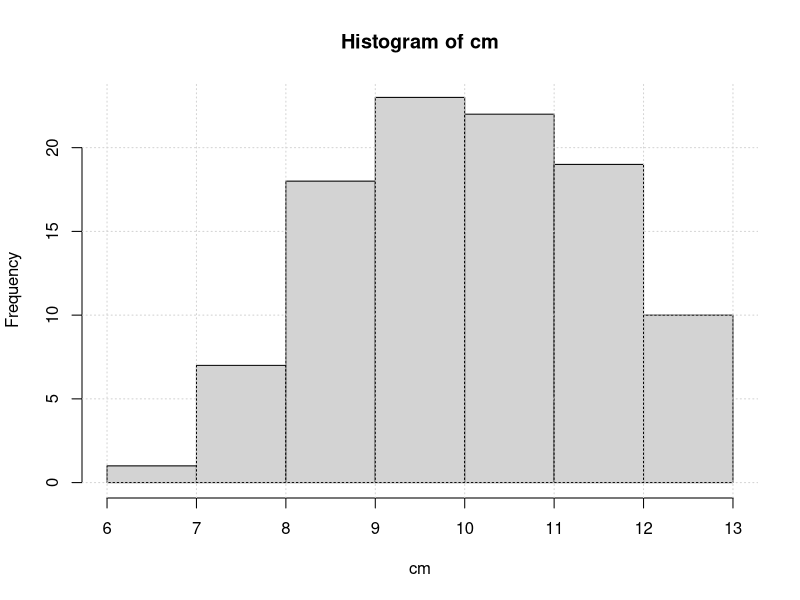

Recreate this plot in R.
## ---- chunk 1
?sample
## ---- chunk 2
sample(1:6, 4, replace=TRUE)
## ---- chunk 3
sample(1:6, 4, replace=TRUE)
## ---- chunk 4
sample(1:20, 10)
## ---- chunk 5
LETTERS
## ---- chunk 6
sample(LETTERS)
## ---- chunk 7
flips <-sample(x=c(0, 1), size=100, replace=TRUE, prob=c(0.3, 0.7))
## ---- chunk 8
flips
## ---- chunk 9
sum(flips)
## ---- chunk 10
?rbinom
## ---- chunk 11
rbinom(1, size=100, prob=0.7)
## ---- chunk 12
flips2 <- rbinom(n=100, size=1, prob=0.7)
## ---- chunk 13
flips2
## ---- chunk 14
sum(flips2)
## ---- chunk 15
?rnorm
## ---- chunk 16
rnorm(10)
## ---- chunk 17
rnorm(n=10, mean=100, sd=25)
## ---- chunk 18
rpois(n=5, lambda=10)
## ---- chunk 19
my_pois <- replicate(100, rpois(5, 10))
## ---- chunk 20
my_pois
## ---- chunk 21
cm <- colMeans(my_pois)
## ---- chunk 22
hist(cm)
grid()
